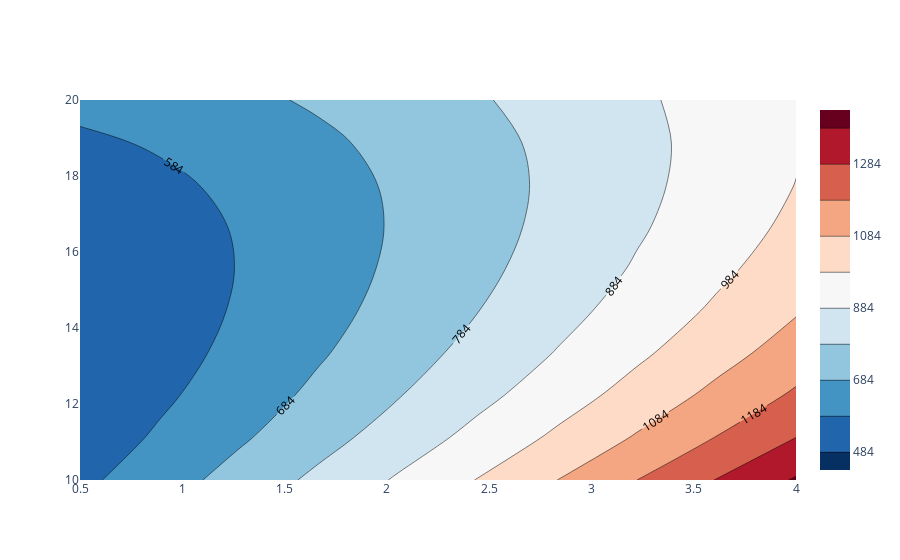

Notebook code cell kept with this figure:
### Code cell
# Plot DoE with Plotly

# Set variables to plot
x_name = list(x_dict.keys())[0]
y_name = list(x_dict.keys())[1]
z_name = y_list[0]

# Reshape data into a grid
x_vals = sorted(df[x_name].unique())
y_vals = sorted(df[y_name].unique())
#y_vals = [val / 1000 for val in y_vals]
z_grid = df.pivot(index=y_name, columns=x_name, values=z_name).values

# Create the contour plot    
fig = go.Figure()
fig.add_trace(go.Contour(
    x=x_vals, y=y_vals, z=z_grid, 
    connectgaps=True,
    contours=dict(start=df[z_name].min(), end=df[z_name].max(), showlabels=True),
    colorscale='RdBu_r' # Blackbody,Bluered,Blues,Cividis,Earth,Electric,Greens,Greys,Hot,Jet,Picnic,Portland,Rainbow,RdBu,Reds,Viridis,YlGnBu,YlOrRd. (add '_r' for reversed)
))

# Display the plot
fig.show()

### Figure 1 — Plotly figure (JSON) as saved in the notebook; plotly's stock layout.template omitted (floating-point values rounded to 4 significant figures)
{"data": [{"colorscale": [[0, "rgb(5,48,97)"], [0.1, "rgb(33,102,172)"], [0.2, "rgb(67,147,195)"], [0.3, "rgb(146,197,222)"], [0.4, "rgb(209,229,240)"], [0.5, "rgb(247,247,247)"], [0.6, "rgb(253,219,199)"], [0.7, "rgb(244,165,130)"], [0.8, "rgb(214,96,77)"], [0.9, "rgb(178,24,43)"], [1, "rgb(103,0,31)"]], "connectgaps": true, "contours": {"end": 1394.0, "showlabels": true, "size": 100, "start": 484.4}, "type": "contour", "x": [0.5, 0.8889, 1.278, 1.667, 2.056, 2.444, 2.833, 3.222, 3.611, 4], "y": [10, 11.11, 12.22, 13.33, 14.44, 15.56, 16.67, 17.78, 18.89, 20], "z": [[562.6, 639.8, 721.5, 806.6, 895.5, 988.2, 1084.0, 1184.0, 1287.0, 1394.0], [527.4, 597.5, 671.4, 748.9, 829.9, 914.8, 1003.0, 1094.0, 1188.0, 1285.0], [503.3, 567.2, 634.7, 705.8, 780.2, 857.8, 938.5, 1022.0, 1110.0, 1199.0], [489.3, 547.0, 609.1, 674.5, 743.1, 814.8, 889.5, 967.0, 1047.0, 1131.0], [484.4, 537.1, 593.6, 653.2, 716.7, 783.2, 852.6, 924.7, 999.6, 1077.0], [489.4, 536.0, 587.4, 642.4, 700.7, 762.2, 826.2, 893.5, 963.4, 1036.0], [504.3, 545.5, 591.0, 640.4, 693.9, 750.6, 810.3, 872.9, 937.6, 1005.0], [530.0, 564.6, 604.8, 648.8, 697.0, 748.5, 803.6, 861.7, 922.5, 985.9], [566.8, 595.0, 628.6, 667.1, 710.3, 756.8, 806.9, 859.9, 916.4, 975.5], [613.9, 636.5, 663.7, 696.2, 733.6, 775.6, 820.4, 868.8, 920.5, 974.7]]}], "layout": {"autosize": true, "xaxis": {"autorange": true, "range": [0.5, 4], "type": "linear"}, "yaxis": {"autorange": true, "range": [10, 20], "type": "linear"}}}
